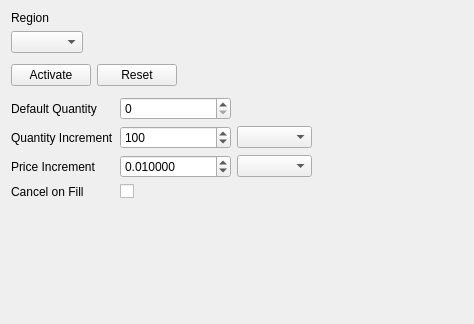
<?xml version="1.0" encoding="UTF-8"?>
<ui version="4.0">
 <class>InteractionsWidget</class>
 <widget class="QWidget" name="InteractionsWidget">
  <property name="geometry">
   <rect>
    <x>0</x>
    <y>0</y>
    <width>474</width>
    <height>324</height>
   </rect>
  </property>
  <property name="windowTitle">
   <string>Interactions</string>
  </property>
  <layout class="QVBoxLayout" name="verticalLayout_2" stretch="0,0,0,0,0,1">
   <item>
    <layout class="QHBoxLayout" name="m_topLayout">
     <item>
      <layout class="QVBoxLayout" name="m_regionLayout">
       <item>
        <widget class="QLabel" name="m_regionLabel">
         <property name="text">
          <string>Region</string>
         </property>
        </widget>
       </item>
       <item>
        <widget class="QComboBox" name="m_regionComboBox"/>
       </item>
      </layout>
     </item>
     <item>
      <spacer name="m_topLayoutSpacer">
       <property name="orientation">
        <enum>Qt::Horizontal</enum>
       </property>
       <property name="sizeHint" stdset="0">
        <size>
         <width>40</width>
         <height>20</height>
        </size>
       </property>
      </spacer>
     </item>
    </layout>
   </item>
   <item>
    <spacer name="m_buttonTopSpacer">
     <property name="orientation">
      <enum>Qt::Vertical</enum>
     </property>
     <property name="sizeType">
      <enum>QSizePolicy::Fixed</enum>
     </property>
     <property name="sizeHint" stdset="0">
      <size>
       <width>20</width>
       <height>5</height>
      </size>
     </property>
    </spacer>
   </item>
   <item>
    <layout class="QHBoxLayout" name="m_resetLayout">
     <item>
      <widget class="QPushButton" name="m_activateRegionButton">
       <property name="text">
        <string>Activate</string>
       </property>
      </widget>
     </item>
     <item>
      <widget class="QPushButton" name="m_resetRegionButton">
       <property name="text">
        <string>Reset</string>
       </property>
      </widget>
     </item>
     <item>
      <spacer name="m_resetSpacer">
       <property name="orientation">
        <enum>Qt::Horizontal</enum>
       </property>
       <property name="sizeHint" stdset="0">
        <size>
         <width>40</width>
         <height>20</height>
        </size>
       </property>
      </spacer>
     </item>
    </layout>
   </item>
   <item>
    <spacer name="m_buttonBottomSpacer">
     <property name="orientation">
      <enum>Qt::Vertical</enum>
     </property>
     <property name="sizeType">
      <enum>QSizePolicy::Fixed</enum>
     </property>
     <property name="sizeHint" stdset="0">
      <size>
       <width>20</width>
       <height>5</height>
      </size>
     </property>
    </spacer>
   </item>
   <item>
    <layout class="QGridLayout" name="m_gridLayout">
     <item row="1" column="1">
      <widget class="QSpinBox" name="m_quantityIncrementSpinBox">
       <property name="minimum">
        <number>1</number>
       </property>
       <property name="maximum">
        <number>1000000</number>
       </property>
       <property name="value">
        <number>100</number>
       </property>
      </widget>
     </item>
     <item row="0" column="0">
      <widget class="QLabel" name="m_defaultQuantityLabel">
       <property name="text">
        <string>Default Quantity</string>
       </property>
      </widget>
     </item>
     <item row="0" column="1">
      <widget class="QSpinBox" name="m_defaultQuantitySpinBox">
       <property name="minimumSize">
        <size>
         <width>100</width>
         <height>0</height>
        </size>
       </property>
       <property name="maximum">
        <number>1000000</number>
       </property>
      </widget>
     </item>
     <item row="1" column="0">
      <widget class="QLabel" name="m_quantityIncrementLabel">
       <property name="text">
        <string>Quantity Increment</string>
       </property>
      </widget>
     </item>
     <item row="2" column="0">
      <widget class="QLabel" name="m_priceIncrementLabel">
       <property name="text">
        <string>Price Increment</string>
       </property>
      </widget>
     </item>
     <item row="2" column="1">
      <widget class="Spire::UI::MoneySpinBox" name="m_priceIncrementSpinBox">
       <property name="decimals">
        <number>6</number>
       </property>
       <property name="minimum">
        <double>0.000001000000000</double>
       </property>
       <property name="maximum">
        <double>1000000.000000000000000</double>
       </property>
       <property name="singleStep">
        <double>0.010000000000000</double>
       </property>
       <property name="value">
        <double>0.010000000000000</double>
       </property>
      </widget>
     </item>
     <item row="0" column="3">
      <spacer name="m_gridLayoutSpacer">
       <property name="orientation">
        <enum>Qt::Horizontal</enum>
       </property>
       <property name="sizeHint" stdset="0">
        <size>
         <width>40</width>
         <height>20</height>
        </size>
       </property>
      </spacer>
     </item>
     <item row="1" column="2">
      <widget class="QComboBox" name="m_quantityIncrementModifierComboBox">
       <property name="sizePolicy">
        <sizepolicy hsizetype="Fixed" vsizetype="Fixed">
         <horstretch>0</horstretch>
         <verstretch>0</verstretch>
        </sizepolicy>
       </property>
       <property name="minimumSize">
        <size>
         <width>75</width>
         <height>0</height>
        </size>
       </property>
       <property name="maximumSize">
        <size>
         <width>75</width>
         <height>16777215</height>
        </size>
       </property>
      </widget>
     </item>
     <item row="2" column="2">
      <widget class="QComboBox" name="m_priceIncrementModifierComboBox"/>
     </item>
     <item row="3" column="0">
      <widget class="QLabel" name="m_cancelOnFillLabel">
       <property name="text">
        <string>Cancel on Fill</string>
       </property>
      </widget>
     </item>
     <item row="3" column="1">
      <widget class="QCheckBox" name="m_cancelOnFillCheckBox">
       <property name="text">
        <string/>
       </property>
      </widget>
     </item>
    </layout>
   </item>
   <item>
    <spacer name="m_bottomSpacer">
     <property name="orientation">
      <enum>Qt::Vertical</enum>
     </property>
     <property name="sizeHint" stdset="0">
      <size>
       <width>20</width>
       <height>40</height>
      </size>
     </property>
    </spacer>
   </item>
  </layout>
 </widget>
 <customwidgets>
  <customwidget>
   <class>Spire::UI::MoneySpinBox</class>
   <extends>QDoubleSpinBox</extends>
   <header>Spire/UI/MoneySpinBox.hpp</header>
  </customwidget>
 </customwidgets>
 <resources/>
 <connections/>
</ui>
